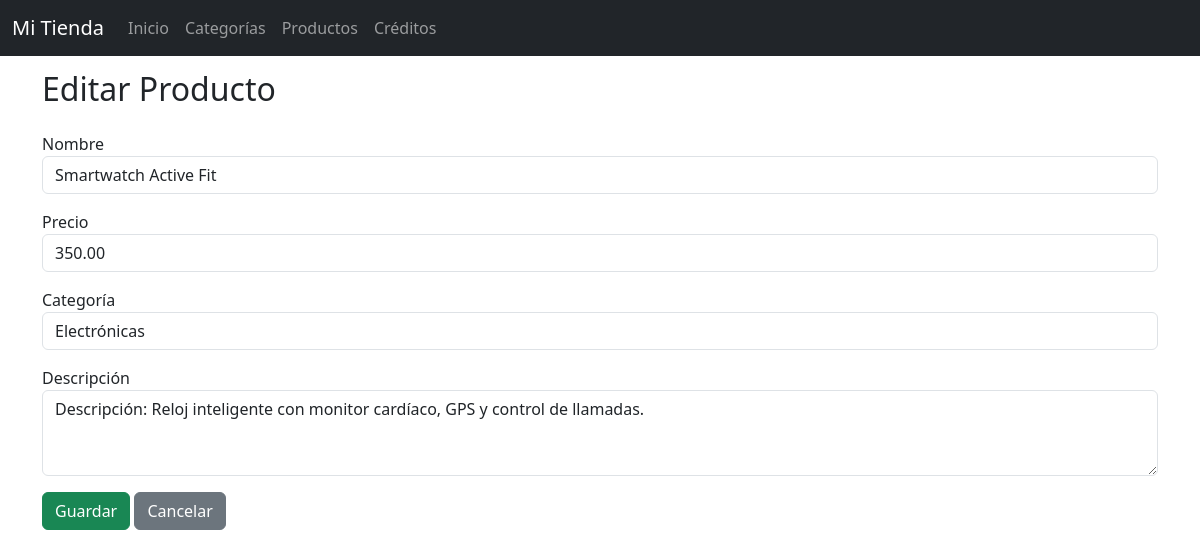
Screenshot of /productos/editar/2/ with the database file from the repository.
### core/models.py (models this page shows, shortened)
class Producto(models.Model):
    nombre = models.CharField(max_length=100)
    descripcion = models.TextField(blank=True, null=True)
    precio = models.DecimalField(max_digits=10, decimal_places=2)
    categoria = models.ForeignKey(Categoria, on_delete=models.CASCADE)

class Categoria(models.Model):
    nombre = models.CharField(max_length=100)
    descripcion = models.TextField(blank=True, null=True)

### core/views.py (the view, shortened to what this page needs)
# urls.py: path('productos/editar/<int:id>/', views.productos_editar, name='productos_editar'),
def productos_editar(request, id):
    producto = get_object_or_404(Producto, id=id)
    categorias = Categoria.objects.all()
    return render(request, 'core/productos_form.html', {
        "producto": producto,
        "categorias": categorias
    })

### core/templates/core/productos_form.html (shortened to what this page needs)
{% extends "base.html" %}
{% block content %}
<h2 class="mb-4">
    {% if producto %}Editar Producto{% else %}Nuevo Producto{% endif %}
</h2>
<form method="POST">
    <div class="mb-3">
        <label>Nombre</label>
        <input type="text" name="nombre" class="form-control"
               value="{{ producto.nombre|default:'' }}" required>
    </div>
    <div class="mb-3">
        <label>Precio</label>
        <input type="number" step="0.01" name="precio" class="form-control"
               value="{{ producto.precio|default:'' }}" required>
    </div>
    <div class="mb-3">
        <label>Categoría</label>
        <select name="categoria" class="form-control" required>
            {% for c in categorias %}
            <option value="{{ c.id }}"
                    {% if producto.categoria.id == c.id %}selected{% endif %}>
                {{ c.nombre }}
            </option>
            {% endfor %}
        </select>
    </div>
    <div class="mb-3">
        <label>Descripción</label>
        <textarea name="descripcion" class="form-control"
                  rows="3">{{ producto.descripcion|default:'' }}</textarea>
    </div>
    <button class="btn btn-success">Guardar</button>
    <a href="{% url 'productos_listado' %}" class="btn btn-secondary">Cancelar</a>
</form>
{% endblock %}

### core/templates/base.html (style rules this page uses)
body { padding-top: 70px; }

### rows the page displays
Producto: nombre "Smartwatch Active Fit", precio "350.00", categoria "Electrónicas", descripcion "Descripción: Reloj inteligente con monitor cardíaco, GPS y control de llamadas."
